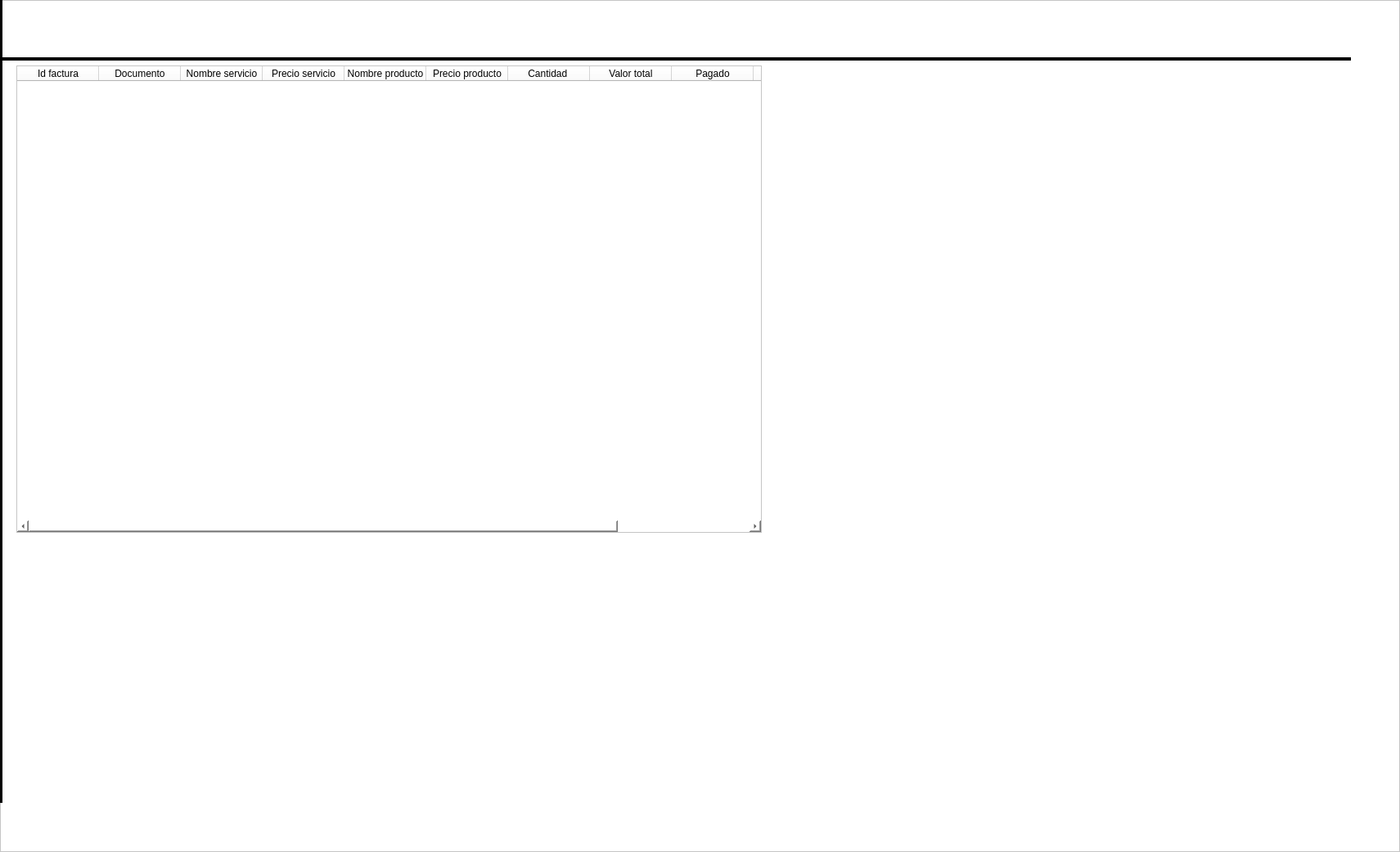
   <widget class="QFrame" name="frame_2">
    <property name="geometry">
     <rect>
      <x>401</x>
      <y>50</y>
      <width>1711</width>
      <height>1041</height>
     </rect>
    </property>
    <property name="styleSheet">
     <string notr="true">background-color: rgb(255, 255, 255);</string>
    </property>
    <property name="frameShape">
     <enum>QFrame::StyledPanel</enum>
    </property>
    <property name="frameShadow">
     <enum>QFrame::Raised</enum>
    </property>
    <widget class="QFrame" name="frame_3">
     <property name="geometry">
      <rect>
       <x>0</x>
       <y>-120</y>
       <width>3</width>
       <height>1101</height>
      </rect>
     </property>
     <property name="styleSheet">
      <string notr="true">background-color: rgb(0, 0, 0);</string>
     </property>
     <property name="frameShape">
      <enum>QFrame::StyledPanel</enum>
     </property>
     <property name="frameShadow">
      <enum>QFrame::Raised</enum>
     </property>
    </widget>
    <widget class="QFrame" name="frame_4">
     <property name="geometry">
      <rect>
       <x>0</x>
       <y>70</y>
       <width>1651</width>
       <height>4</height>
      </rect>
     </property>
     <property name="styleSheet">
      <string notr="true">background-color: rgb(0, 0, 0);</string>
     </property>
     <property name="frameShape">
      <enum>QFrame::StyledPanel</enum>
     </property>
     <property name="frameShadow">
      <enum>QFrame::Raised</enum>
     </property>
    </widget>
    <widget class="QTableWidget" name="tableWidget">
     <property name="geometry">
      <rect>
       <x>20</x>
       <y>80</y>
       <width>911</width>
       <height>571</height>
      </rect>
     </property>
     <column>
      <property name="text">
       <string>Id factura</string>
      </property>
     </column>
     <column>
      <property name="text">
       <string>Documento</string>
      </property>
     </column>
     <column>
      <property name="text">
       <string>Nombre servicio</string>
      </property>
     </column>
     <column>
      <property name="text">
       <string>Precio servicio</string>
      </property>
     </column>
     <column>
      <property name="text">
       <string>Nombre producto</string>
      </property>
     </column>
     <column>
      <property name="text">
       <string>Precio producto</string>
      </property>
     </column>
     <column>
      <property name="text">
       <string>Cantidad </string>
      </property>
     </column>
     <column>
      <property name="text">
       <string>Valor total</string>
      </property>
     </column>
     <column>
      <property name="text">
       <string>Pagado</string>
      </property>
     </column>
     <column>
      <property name="text">
       <string>Fecha creación</string>
      </property>
     </column>
     <column>
      <property name="text">
       <string>Hora creación</string>
      </property>
     </column>
    </widget>
   </widget>
